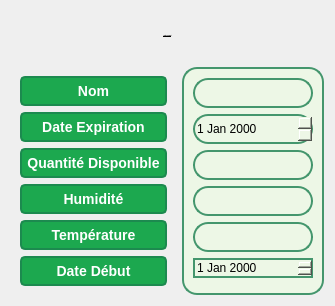
                <widget class="QWidget" name="formajout">
                 <property name="styleSheet">
                  <string notr="true">border:none;
    background-image: url(&quot;:/images/bg.jpeg&quot;);
    background-repeat: no-repeat;
    background-position: center;
    background-size: cover; /* Optionnel */</string>
                 </property>
                 <layout class="QVBoxLayout" name="verticalLayout_9">
                  <item>
                   <widget class="QFrame" name="frame_34">
                    <property name="minimumSize">
                     <size>
                      <width>0</width>
                      <height>0</height>
                     </size>
                    </property>
                    <property name="maximumSize">
                     <size>
                      <width>400</width>
                      <height>16777215</height>
                     </size>
                    </property>
                    <property name="styleSheet">
                     <string notr="true">border:none;</string>
                    </property>
                    <property name="frameShape">
                     <enum>QFrame::Shape::StyledPanel</enum>
                    </property>
                    <property name="frameShadow">
                     <enum>QFrame::Shadow::Raised</enum>
                    </property>
                    <layout class="QVBoxLayout" name="verticalLayout_10">
                     <property name="leftMargin">
                      <number>0</number>
                     </property>
                     <property name="topMargin">
                      <number>0</number>
                     </property>
                     <property name="rightMargin">
                      <number>0</number>
                     </property>
                     <property name="bottomMargin">
                      <number>0</number>
                     </property>
                     <item>
                      <widget class="QPushButton" name="ajouterProduit">
                       <property name="minimumSize">
                        <size>
                         <width>0</width>
                         <height>50</height>
                        </size>
                       </property>
                       <property name="maximumSize">
                        <size>
                         <width>16777215</width>
                         <height>16777215</height>
                        </size>
                       </property>
                       <property name="font">
                        <font>
                         <family>Roboto</family>
                         <pointsize>-1</pointsize>
                         <bold>true</bold>
                         <underline>true</underline>
                        </font>
                       </property>
                       <property name="cursor">
                        <cursorShape>PointingHandCursor</cursorShape>
                       </property>
                       <property name="layoutDirection">
                        <enum>Qt::LayoutDirection::LeftToRight</enum>
                       </property>
                       <property name="styleSheet">
                        <string notr="true">QPushButton {
    background-color: rgb(50, 120, 90); /* Couleur verte foncée */
    /*color: black;*/
   /* color: #1f472e;*/
color:black;
    font-family: &quot;Roboto&quot;, sans-serif;
     
    font-weight: bold; /* texte en gras */
    font-size: 20px;
    text-decoration: underline;  /* Texte souligné */
    line-height: 1.5;

    width: 200px;
    height: 40px;
    opacity: 0.65;
    text-align: center;
    
    border-style: solid;
    transition: background-color 0.3s ease, opacity 0.3s ease, transform 0.3s ease; /* Transition pour effet plus fluide */
}

QPushButton:hover {
    background-color: rgb(70, 140, 110); /* Couleur de fond légèrement plus claire au survol */
    opacity: 0.85; /* Augmentation de l'opacité */
    transform: scale(1.05); /* Agrandissement léger */
    box-shadow: 2px 2px 5px rgba(0, 0, 0, 0.3); /* Ombre pour donner de la profondeur */
}

                                                           

/*                                                  
QPushButton {
    background-color: rgb(50, 120, 90); 
    color: black;
    
    font-size: 20px;
    text-decoration: underline;   
    line-height: 1.5;

    width: 200px;
    height: 40px;
    opacity: 0.65;
    text-align: center;
    
    border-style: solid;
}
/*</string>
                       </property>
                       <property name="text">
                        <string>Ajouter le Produit</string>
                       </property>
                      </widget>
                     </item>
                     <item>
                      <widget class="QFrame" name="frame_35">
                       <property name="frameShape">
                        <enum>QFrame::Shape::StyledPanel</enum>
                       </property>
                       <property name="frameShadow">
                        <enum>QFrame::Shadow::Raised</enum>
                       </property>
                       <layout class="QHBoxLayout" name="horizontalLayout_3">
                        <property name="leftMargin">
                         <number>0</number>
                        </property>
                        <property name="topMargin">
                         <number>0</number>
                        </property>
                        <property name="rightMargin">
                         <number>0</number>
                        </property>
                        <property name="bottomMargin">
                         <number>0</number>
                        </property>
                        <item>
                         <widget class="QFrame" name="frame_36">
                          <property name="styleSheet">
                           <string notr="true">QFrame QLabel {
background-color: rgb(28, 168, 79);

}</string>
                          </property>
                          <property name="frameShape">
                           <enum>QFrame::Shape::StyledPanel</enum>
                          </property>
                          <property name="frameShadow">
                           <enum>QFrame::Shadow::Raised</enum>
                          </property>
                          <layout class="QVBoxLayout" name="verticalLayout_11">
                           <item>
                            <widget class="QLabel" name="label_29">
                             <property name="styleSheet">
                              <string notr="true">QLabel {
    background-color: rgb(28, 168, 79); /* Couleur de fond */
    border: 2px solid #1C8A4F; /* Bordure assortie */
    border-radius: 5px; /* Coins arrondis */
    color: white; /* Texte en blanc */
    font-size: 14px; /* Taille de police */
    padding: 5px; /* Espacement interne */
    font-weight: bold; /* Texte en gras */
}

QLabel:hover {
    background-color: rgb(20, 140, 60); /* Couleur de fond change lorsque l'on survole le label */
}

QLabel:focus {
    border: 2px solid #0D6E3F; /* Bordure qui change en cas de focus (utile pour les QLabel avec interaction) */
}

</string>
                             </property>
                             <property name="text">
                              <string>Nom</string>
                             </property>
                             <property name="alignment">
                              <set>Qt::AlignmentFlag::AlignCenter</set>
                             </property>
                            </widget>
                           </item>
                           <item>
                            <widget class="QLabel" name="label_24">
                             <property name="styleSheet">
                              <string notr="true">QLabel {
    background-color: rgb(28, 168, 79); /* Couleur de fond */
    border: 2px solid #1C8A4F; /* Bordure assortie */
    border-radius: 5px; /* Coins arrondis */
    color: white; /* Texte en blanc */
    font-size: 14px; /* Taille de police */
    padding: 5px; /* Espacement interne */
    font-weight: bold; /* Texte en gras */
}

QLabel:hover {
    background-color: rgb(20, 140, 60); /* Couleur de fond change lorsque l'on survole le label */
}

QLabel:focus {
    border: 2px solid #0D6E3F; /* Bordure qui change en cas de focus (utile pour les QLabel avec interaction) */
}

</string>
                             </property>
                             <property name="text">
                              <string>Date Expiration</string>
                             </property>
                             <property name="alignment">
                              <set>Qt::AlignmentFlag::AlignCenter</set>
                             </property>
                            </widget>
                           </item>
                           <item>
                            <widget class="QLabel" name="label_28">
                             <property name="styleSheet">
                              <string notr="true">QLabel {
    background-color: rgb(28, 168, 79); /* Couleur de fond */
    border: 2px solid #1C8A4F; /* Bordure assortie */
    border-radius: 5px; /* Coins arrondis */
    color: white; /* Texte en blanc */
    font-size: 14px; /* Taille de police */
    padding: 5px; /* Espacement interne */
    font-weight: bold; /* Texte en gras */
}

QLabel:hover {
    background-color: rgb(20, 140, 60); /* Couleur de fond change lorsque l'on survole le label */
}

QLabel:focus {
    border: 2px solid #0D6E3F; /* Bordure qui change en cas de focus (utile pour les QLabel avec interaction) */
}

</string>
                             </property>
                             <property name="text">
                              <string>Quantité Disponible</string>
                             </property>
                             <property name="alignment">
                              <set>Qt::AlignmentFlag::AlignCenter</set>
                             </property>
                            </widget>
                           </item>
                           <item>
                            <widget class="QLabel" name="label_26">
                             <property name="styleSheet">
                              <string notr="true">QLabel {
    background-color: rgb(28, 168, 79); /* Couleur de fond */
    border: 2px solid #1C8A4F; /* Bordure assortie */
    border-radius: 5px; /* Coins arrondis */
    color: white; /* Texte en blanc */
    font-size: 14px; /* Taille de police */
    padding: 5px; /* Espacement interne */
    font-weight: bold; /* Texte en gras */
}

QLabel:hover {
    background-color: rgb(20, 140, 60); /* Couleur de fond change lorsque l'on survole le label */
}

QLabel:focus {
    border: 2px solid #0D6E3F; /* Bordure qui change en cas de focus (utile pour les QLabel avec interaction) */
}

</string>
                             </property>
                             <property name="text">
                              <string>Humidité</string>
                             </property>
                             <property name="alignment">
                              <set>Qt::AlignmentFlag::AlignCenter</set>
                             </property>
                            </widget>
                           </item>
                           <item>
                            <widget class="QLabel" name="label_27">
                             <property name="styleSheet">
                              <string notr="true">QLabel {
    background-color: rgb(28, 168, 79); /* Couleur de fond */
    border: 2px solid #1C8A4F; /* Bordure assortie */
    border-radius: 5px; /* Coins arrondis */
    color: white; /* Texte en blanc */
    font-size: 14px; /* Taille de police */
    padding: 5px; /* Espacement interne */
    font-weight: bold; /* Texte en gras */
}

QLabel:hover {
    background-color: rgb(20, 140, 60); /* Couleur de fond change lorsque l'on survole le label */
}

QLabel:focus {
    border: 2px solid #0D6E3F; /* Bordure qui change en cas de focus (utile pour les QLabel avec interaction) */
}

</string>
                             </property>
                             <property name="text">
                              <string>Température</string>
                             </property>
                             <property name="alignment">
                              <set>Qt::AlignmentFlag::AlignCenter</set>
                             </property>
                            </widget>
                           </item>
                           <item>
                            <widget class="QLabel" name="label_25">
                             <property name="styleSheet">
                              <string notr="true">QLabel {
    background-color: rgb(28, 168, 79); /* Couleur de fond */
    border: 2px solid #1C8A4F; /* Bordure assortie */
    border-radius: 5px; /* Coins arrondis */
    color: white; /* Texte en blanc */
    font-size: 14px; /* Taille de police */
    padding: 5px; /* Espacement interne */
    font-weight: bold; /* Texte en gras */
}

QLabel:hover {
    background-color: rgb(20, 140, 60); /* Couleur de fond change lorsque l'on survole le label */
}

QLabel:focus {
    border: 2px solid #0D6E3F; /* Bordure qui change en cas de focus (utile pour les QLabel avec interaction) */
}

</string>
                             </property>
                             <property name="text">
                              <string>Date Début</string>
                             </property>
                             <property name="alignment">
                              <set>Qt::AlignmentFlag::AlignCenter</set>
                             </property>
                            </widget>
                           </item>
                          </layout>
                         </widget>
                        </item>
                        <item>
                         <widget class="QFrame" name="frame_37">
                          <property name="styleSheet">
                           <string notr="true">background-color: #edf7e6;         /* Light green inside background */
border: 2px solid rgb(68, 150, 109); /* Green border */
border-radius: 15px;                /* Rounded corners with 15px radius */</string>
                          </property>
                          <property name="frameShape">
                           <enum>QFrame::Shape::StyledPanel</enum>
                          </property>
                          <property name="frameShadow">
                           <enum>QFrame::Shadow::Raised</enum>
                          </property>
                          <layout class="QVBoxLayout" name="verticalLayout_12">
                           <item>
                            <widget class="QLineEdit" name="inputnomproduit_2">
                             <property name="minimumSize">
                              <size>
                               <width>100</width>
                               <height>30</height>
                              </size>
                             </property>
                             <property name="maximumSize">
                              <size>
                               <width>16777215</width>
                               <height>16777215</height>
                              </size>
                             </property>
                            </widget>
                           </item>
                           <item>
                            <widget class="QDateEdit" name="inputdateexpiration_2">
                             <property name="minimumSize">
                              <size>
                               <width>0</width>
                               <height>30</height>
                              </size>
                             </property>
                            </widget>
                           </item>
                           <item>
                            <widget class="QLineEdit" name="inputquantitedisponible_2">
                             <property name="styleSheet">
                              <string notr="true">QLineEdit {
    border-radius: 15px;
border: 2px solid rgb(68, 150, 109); /* Green border */
    padding: 5px;
}</string>
                             </property>
                            </widget>
                           </item>
                           <item>
                            <widget class="QLineEdit" name="inputhumidite_2">
                             <property name="styleSheet">
                              <string notr="true">QLineEdit {
    border-radius: 15px;
border: 2px solid rgb(68, 150, 109); /* Green border */
    padding: 5px;
}</string>
                             </property>
                            </widget>
                           </item>
                           <item>
                            <widget class="QLineEdit" name="inputtemperature_2">
                             <property name="styleSheet">
                              <string notr="true">QLineEdit {
    border-radius: 15px;
border: 2px solid rgb(68, 150, 109); /* Green border */
    padding: 5px;
}</string>
                             </property>
                            </widget>
                           </item>
                           <item>
                            <widget class="QDateEdit" name="inputdatedebut_2"/>
                           </item>
                          </layout>
                         </widget>
                        </item>
                       </layout>
                      </widget>
                     </item>
                    </layout>
                   </widget>
                  </item>
                 </layout>
                </widget>
